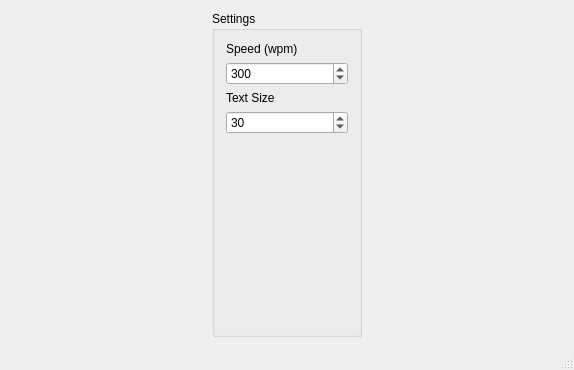
<?xml version="1.0" encoding="UTF-8"?>
<ui version="4.0">
 <class>MainWindow</class>
 <widget class="QMainWindow" name="MainWindow">
  <property name="geometry">
   <rect>
    <x>0</x>
    <y>0</y>
    <width>574</width>
    <height>370</height>
   </rect>
  </property>
  <property name="sizePolicy">
   <sizepolicy hsizetype="Fixed" vsizetype="Fixed">
    <horstretch>0</horstretch>
    <verstretch>0</verstretch>
   </sizepolicy>
  </property>
  <property name="windowTitle">
   <string>Speed Reader</string>
  </property>
  <widget class="QWidget" name="centralWidget">
   <property name="sizePolicy">
    <sizepolicy hsizetype="Fixed" vsizetype="Fixed">
     <horstretch>0</horstretch>
     <verstretch>0</verstretch>
    </sizepolicy>
   </property>
   <layout class="QGridLayout" name="gridLayout">
    <item row="0" column="1">
     <widget class="QGroupBox" name="groupBox">
      <property name="maximumSize">
       <size>
        <width>150</width>
        <height>16777215</height>
       </size>
      </property>
      <property name="title">
       <string>Settings</string>
      </property>
      <layout class="QVBoxLayout" name="verticalLayout">
       <item alignment="Qt::AlignTop">
        <widget class="QLabel" name="label">
         <property name="text">
          <string>Speed (wpm)</string>
         </property>
        </widget>
       </item>
       <item alignment="Qt::AlignTop">
        <widget class="QSpinBox" name="spinBox">
         <property name="minimum">
          <number>60</number>
         </property>
         <property name="maximum">
          <number>1000</number>
         </property>
         <property name="singleStep">
          <number>10</number>
         </property>
         <property name="value">
          <number>300</number>
         </property>
        </widget>
       </item>
       <item>
        <widget class="QLabel" name="label_2">
         <property name="text">
          <string>Text Size</string>
         </property>
        </widget>
       </item>
       <item>
        <widget class="QSpinBox" name="textSizeBox">
         <property name="minimum">
          <number>12</number>
         </property>
         <property name="maximum">
          <number>80</number>
         </property>
         <property name="singleStep">
          <number>2</number>
         </property>
         <property name="value">
          <number>30</number>
         </property>
        </widget>
       </item>
       <item>
        <spacer name="verticalSpacer">
         <property name="orientation">
          <enum>Qt::Vertical</enum>
         </property>
         <property name="sizeHint" stdset="0">
          <size>
           <width>20</width>
           <height>40</height>
          </size>
         </property>
        </spacer>
       </item>
      </layout>
     </widget>
    </item>
   </layout>
  </widget>
  <widget class="QMenuBar" name="menuBar">
   <property name="geometry">
    <rect>
     <x>0</x>
     <y>0</y>
     <width>574</width>
     <height>22</height>
    </rect>
   </property>
  </widget>
  <widget class="QStatusBar" name="statusBar">
   <property name="layoutDirection">
    <enum>Qt::LeftToRight</enum>
   </property>
  </widget>
 </widget>
 <layoutdefault spacing="6" margin="11"/>
 <resources/>
 <connections/>
</ui>
